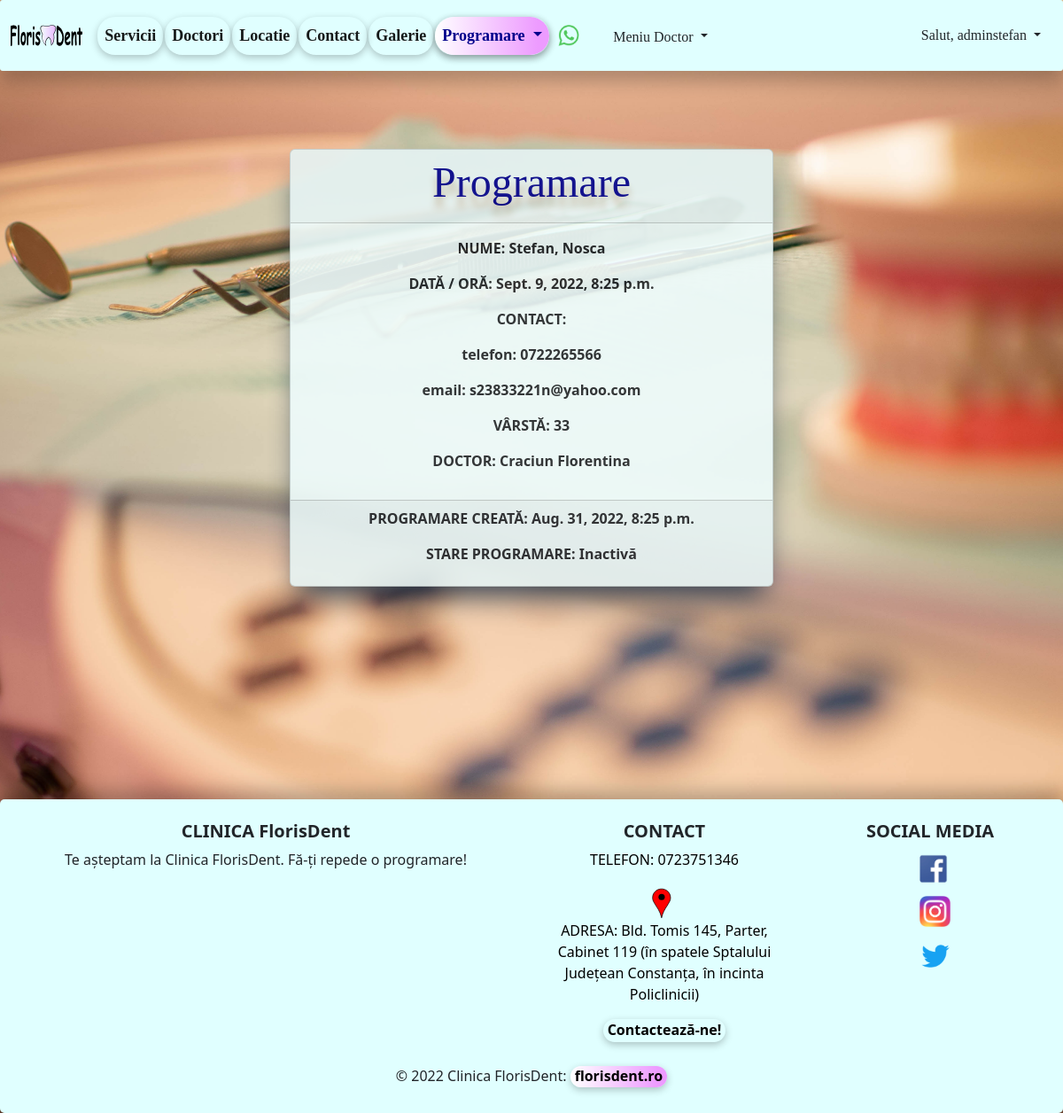
The page /detail_programare/33/ (signed in) on the database its author committed.
### programari/models.py (models this page shows, shortened)
class Programari(models.Model):
    prenume = models.CharField(max_length=30)
    nume = models.CharField(max_length=30)
    varsta = models.IntegerField()
    numar_telefon = models.CharField(blank=True, max_length=20)
    email = models.EmailField(blank=True, max_length=50)
    ora_programare = models.DateTimeField()
    doctor = models.ForeignKey(Doctor, on_delete=models.CASCADE, null=True)
    active = models.BooleanField(default=True)
    created_at = models.DateTimeField(auto_now_add=True)
    updated_at = models.DateTimeField(auto_now=True)

### doctori/models.py (models this page shows)
class Doctor(models.Model):
    nume_doctor = models.CharField(max_length=40)
    specializare = models.CharField(max_length=50)
    experienta = models.IntegerField()
    email = models.EmailField(blank=True, max_length=50)
    descriere = models.TextField(blank=True, max_length=300)
    varsta = models.IntegerField()
    image = models.ImageField(upload_to='images/doctori/', null=True, blank=True)
    active = models.BooleanField(default=True)
    created_at = models.DateTimeField(default=datetime.now)
    updated_at = models.DateTimeField(auto_now=True)
    def __str__(self):
        return f'{self.nume_doctor}'

### programari/views.py (the view)
# urls.py: path('detail_programare/<int:pk>/', views.ProgramariDetailView.as_view(), name='detail-programare'),
class ProgramariDetailView(LoginRequiredMixin, DetailView):
    template_name = 'programari/detail_programari.html'
    model = Programari

### templates/programari/detail_programari.html (shortened to what this page needs)
{% extends 'base.html' %}
{% block content %}
    <div class="container text-center">
        <div class="row">
            <div class="col-md-6 offset-md-3">
            <br><br><br>
                <div class="card"
                     style="opacity: 0.9; box-shadow: rgb(38, 57, 77) 0px 20px 30px -10px; width: auto; background-color: #eefcfc">
                    <div class="card-header">
                        <h3 class="my_header text-center">Programare</h3>
                    </div>
                    <div class="card-body">
                        <p style="font-weight: bold;">NUME: {{ programari.prenume }}, {{ programari.nume }}</p>
                        <p style="font-weight: bold;">DATĂ / ORĂ: {{ programari.ora_programare }}</p>
                        <p style="font-weight: bold;">CONTACT:</p>
                        <p style="font-weight: bold;"> telefon: {{ programari.numar_telefon }}</p>
                        <p style="font-weight: bold;">email: {{ programari.email }}</p>
                        <p style="font-weight: bold;">VÂRSTĂ: {{ programari.varsta }}</p>
                        <p style="font-weight: bold;">DOCTOR: {{ programari.doctor }}</p>
                    </div>
                    <div class="card-footer">
                        <p style="font-weight: bold;">PROGRAMARE CREATĂ: {{ programari.created_at }}</p>
                        <p style="font-weight: bold;">STARE PROGRAMARE: {% if programari.active is True %}
                            Activă
                        {% else %}
                            Inactivă
                        {% endif %}
                        </p>
                    </div>
                </div>
                <br><br>
            </div>
        </div>
    </div>
{% endblock %}

### templates/navbar.html (shortened to what this page needs)
{% load static %}
<nav class="navbar navbar-expand-sm sticky-top" style="background-color: #e0ffff; height: 80px">
    <div class="container-fluid">
        <a id="navbar-brand" class="navbar-brand" href="{% url 'home' %}" title="Prima Pagina FlorisDent">
            <img src="{% static 'images/florisdent_logo.svg' %}"
                 style="height: 1.6rem;">
        </a>
        <br>
        <div class="collapse navbar-collapse" id="navbarSupportedContent">
            <ul class="navbar-nav me-auto mb-2 mb-lg-0">
                <li class="nav-item">
                    <a class="nav-link active" aria-current="page" href="{% url 'list-preturi' %}"
                       title="Vezi serviciile noastre!">Servicii</a>
                </li>
                <li class="nav-item">
                    <a class="nav-link active" aria-current="page" href="{% url 'list-of-doctori' %}"
                       title="Vezi doctorii nostri!">Doctori</a>
                </li>
                <li class="nav-item d-flex">
                    <a class="nav-link active" aria-current="page" href="{% url 'locatie' %}"
                       title="Vezi unde ne gasesti in Constanta">Locatie
                    </a>
                </li>
                <li class="nav-item d-flex">
                    <a class="nav-link active" aria-current="page" href="{% url 'create-mesaj' %}"
                       title="Contacteaza-ne!">Contact
                    </a>
                </li>
                <li class="nav-item d-flex">
                    <a class="nav-link active" aria-current="page" href="{% url 'galerie' %}"
                       title="Vezi Galeria FlorisDent!">Galerie
                    </a>
                </li>
                <li class="nav-item dropdown">
                    <a class="nav-link dropdown-toggle" href="#" role="button" data-bs-toggle="dropdown"
                       aria-expanded="false" title="Fa o programare!" style="color: darkblue; box-shadow: rgba(0, 0, 0, 0.24) 0px 3px 8px;
                        border-radius: 25px; background: rgb(252,252,252); background: linear-gradient(90deg, rgba(255,255,255,1) 0%, rgba(237,155,255,1) 90%);">
                        Programare
                    </a>
                </li>
                <a class="navbar-brand"
                   href="https://api.whatsapp.com/send?phone=+40736407327&text=Buna ziua, as dori o programare, ma puteti ajuta?"
                   title="Contacteaza-ne prin WhatsApp">
                    <img src="{% static 'images/wapp.png' %}" style="height: 25px; padding-top: 1px">
                </a>
                {% if user.is_authenticated %}
                    <div class="dropdown">
                    <button class="btn b_doctor dropdown-toggle" type="button" data-bs-toggle="dropdown"
                            aria-expanded="false" title="Vezi Meniul Doctorului">
                        Meniu Doctor
                    </button>
                {% endif %}
                </div>
            </ul>
            {% if user.is_authenticated %}
                <div class="dropdown">
                    <button class="btn b_user dropdown-toggle" type="button" data-bs-toggle="dropdown"
                            aria-expanded="false">
                        Salut, {{ user }}
                    </button>
                </div>
            {% endif %}
        </div>
    </div>
</nav>

### static/css/main.css (style rules this page uses)
.my_header { color: #00008b; font-size: xxx-large; font-family: Inder, Verdana, Paytone One; text-shadow: 0 11px 8px #c4b59d; }
.nav-link { font-size: large; }

### templates/navbar.html (style rules this page uses)
#navbar-brand { margin-bottom: 5px; padding-bottom: 5px; }
.navbar { border-radius: 3px; box-shadow: rgba(0, 0, 0, 0.24) 0px 12px 20px; width: 100%; float: left; margin: 0 0 1em 0; padding: 0; }
.nav-item { font-weight: bold; font-size: small; font-family: "Microsoft Sans Serif"; margin: 1px; box-shadow: rgba(0, 0, 0, 0.24) 0px 3px 8px; color: black; border-radius: 20px; }
.b_user { border-radius: 25px; font-family: "Microsoft Sans Serif"; }
.b_doctor { border-radius: 25px; font-family: "Microsoft Sans Serif"; margin-top: 5px; }

### rows shown on the page
Programari: prenume "Stefan", nume "Nosca", ora_programare "Sept. 9, 2022, 8:25 p.m.", numar_telefon "0722265566", email "s23833221n@yahoo.com", varsta "33", doctor "Craciun Florentina", created_at "Aug. 31, 2022, 8:25 p.m."

### other values the page prints
{{ user }} "adminstefan"
